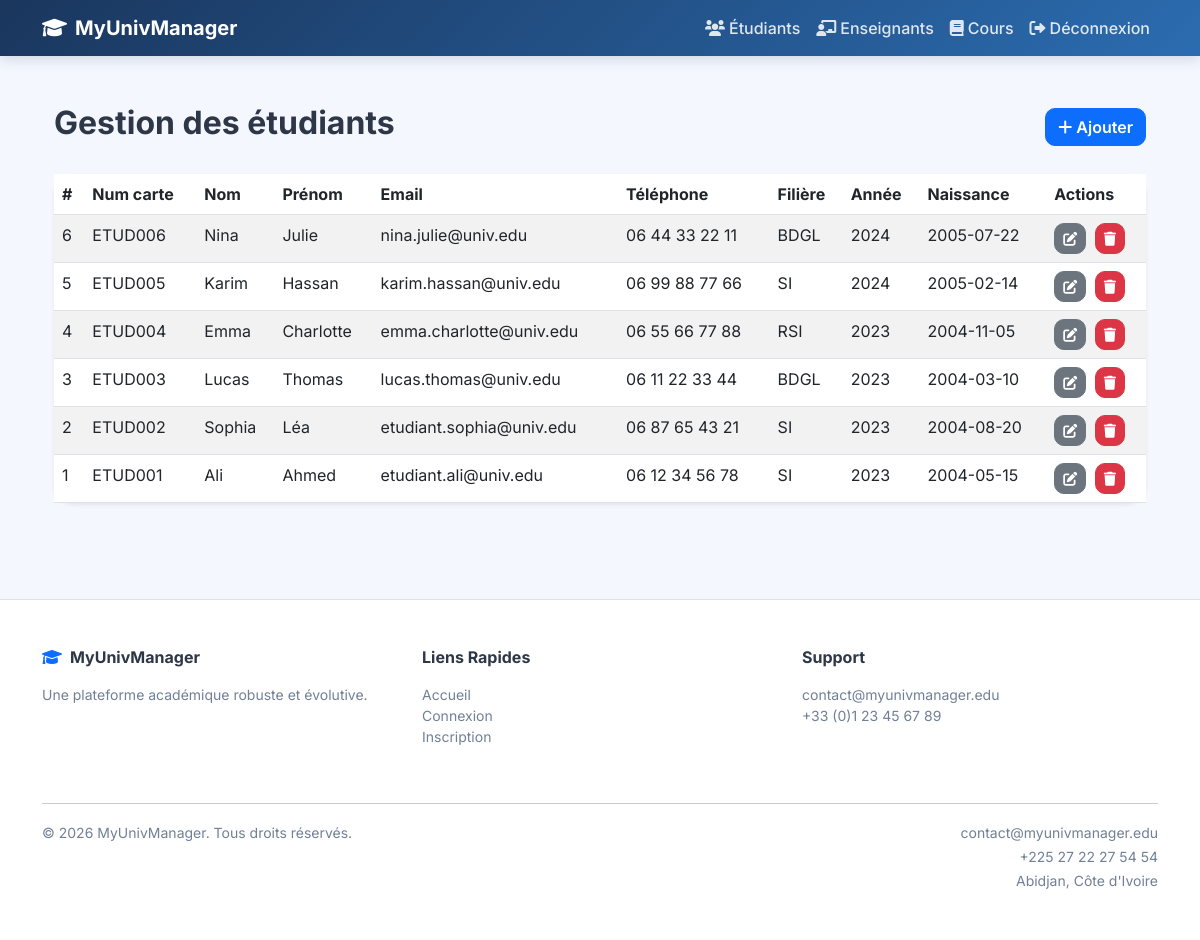
Page /backend-php/etudiants.php (signed in) on the committed database.
### tables this page shows
CREATE TABLE etudiants (
    idEtudiant INT AUTO_INCREMENT PRIMARY KEY,
    numCarte VARCHAR(20) UNIQUE NOT NULL,
    nom VARCHAR(100) NOT NULL,
    prenom VARCHAR(100) NOT NULL,
    email VARCHAR(150),
    tel VARCHAR(20),
    filiere VARCHAR(100) NOT NULL,
    annee_entree INT,
    date_naissance DATE,
    created_at TIMESTAMP DEFAULT CURRENT_TIMESTAMP,
    updated_at TIMESTAMP DEFAULT CURRENT_TIMESTAMP ON UPDATE CURRENT_TIMESTAMP,
    INDEX idx_filiere (filiere),
    INDEX idx_numCarte (numCarte)
);

### backend-php/etudiants.php (the view, shortened to what this page needs)
<?php
require 'config.php';
$students = $pdo->query('SELECT * FROM etudiants ORDER BY idEtudiant DESC')->fetchAll();
?>
<div class="container py-5">
    <div class="d-flex justify-content-between align-items-center mb-4">
        <h2 class="fw-bold">Gestion des étudiants</h2>
        <button class="btn btn-primary" data-bs-toggle="modal" data-bs-target="#studentModal">
            <i class="fas fa-plus"></i> Ajouter
        </button>
    </div>
    <div class="card shadow-sm">
        <div class="card-body p-0">
            <table class="table table-striped mb-0">
                <thead>
                    <tr>
                        <th>#</th>
                        <th>Num carte</th>
                        <th>Nom</th>
                        <th>Prénom</th>
                        <th>Email</th>
                        <th>Téléphone</th>
                        <th>Filière</th>
                        <th>Année</th>
                        <th>Naissance</th>
                        <th>Actions</th>
                    </tr>
                </thead>
                <tbody>
                    <?php foreach ($students as $s): ?>
                    <tr>
                        <td><?= htmlspecialchars($s['idEtudiant']) ?></td>
                        <td><?= htmlspecialchars($s['numCarte']) ?></td>
                        <td><?= htmlspecialchars($s['nom']) ?></td>
                        <td><?= htmlspecialchars($s['prenom']) ?></td>
                        <td><?= htmlspecialchars($s['email']) ?></td>
                        <td><?= htmlspecialchars($s['tel']) ?></td>
                        <td><?= htmlspecialchars($s['filiere']) ?></td>
                        <td><?= htmlspecialchars($s['annee_entree']) ?></td>
                        <td><?= htmlspecialchars($s['date_naissance']) ?></td>
                        <td>
                            <button class="btn btn-sm btn-secondary me-1" onclick="editStudent(<?= $s['idEtudiant'] ?>)">
                                <i class="fas fa-edit"></i>
                            </button>
                            <a href="?action=delete&id=<?= $s['idEtudiant'] ?>" class="btn btn-sm btn-danger" onclick="return confirm('Supprimer cet étudiant ?');">
                                <i class="fas fa-trash"></i>
                            </a>
                        </td>
                    </tr>
                    <?php endforeach; ?>
                </tbody>
            </table>
        </div>
    </div>
</div>

### backend-php/config.php (style rules this page uses)
:root { --univ-blue: #1a365d; --univ-light: #f4f7fe; }
* { font-family: 'Inter', -apple-system, BlinkMacSystemFont, 'Segoe UI', sans-serif; }
body { background-color: var(--univ-light); color: #143048; }
.card { border: none; border-radius: 16px; box-shadow: 0 4px 12px rgba(0,0,0,0.06); transition: all 0.3s ease; }
.btn { border-radius: 10px; font-weight: 600; transition: all 0.3s ease; }

### backend-php/etudiants.php (style rules this page uses)
body { background-color: #f4f7fe; font-family: 'Inter', sans-serif; color: #2d3748; }
.card { border-radius: 20px; }
.table thead { background: #fff; }

### rows in the picture
etudiants: idEtudiant "6", numCarte "ETUD006", nom "Nina", prenom "Julie", email "nina.julie@univ.edu", tel "06 44 33 22 11", filiere "BDGL", annee_entree "2024", date_naissance "2005-07-22"
etudiants: idEtudiant "5", numCarte "ETUD005", nom "Karim", prenom "Hassan", email "karim.hassan@univ.edu", tel "06 99 88 77 66", filiere "SI", annee_entree "2024", date_naissance "2005-02-14"
etudiants: idEtudiant "4", numCarte "ETUD004", nom "Emma", prenom "Charlotte", email "emma.charlotte@univ.edu", tel "06 55 66 77 88", filiere "RSI", annee_entree "2023", date_naissance "2004-11-05"
etudiants: idEtudiant "3", numCarte "ETUD003", nom "Lucas", prenom "Thomas", email "lucas.thomas@univ.edu", tel "06 11 22 33 44", filiere "BDGL", annee_entree "2023", date_naissance "2004-03-10"
etudiants: idEtudiant "2", numCarte "ETUD002", nom "Sophia", prenom "Léa", email "etudiant.sophia@univ.edu", tel "06 87 65 43 21", filiere "SI", annee_entree "2023", date_naissance "2004-08-20"
etudiants: idEtudiant "1", numCarte "ETUD001", nom "Ali", prenom "Ahmed", email "etudiant.ali@univ.edu", tel "06 12 34 56 78", filiere "SI", annee_entree "2023", date_naissance "2004-05-15"
